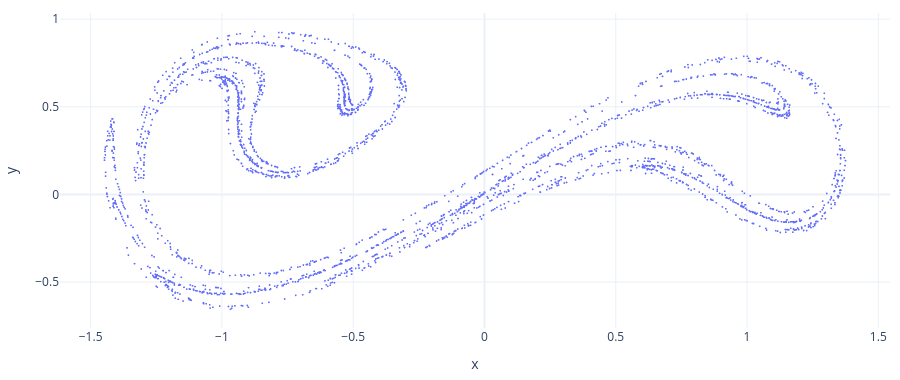
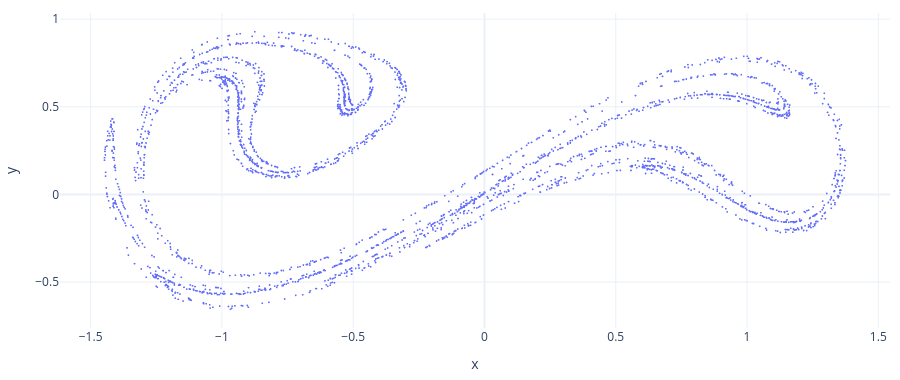

These figures' notebook cell, in order:
### Markdown cell above
**Stroboscopic (Poincaré) map**: sample once every forcing period 2π/om.

### Code cell
import numpy as np
om = ex.m.pars["om"]
T = 2 * np.pi / om
tr = ex.m.run(keep=False, total=3000 * T, dt=T / 200, nout=200, trans=50 * T)
show_figure(go.Figure(go.Scattergl(x=tr["x"], y=tr["y"], mode="markers", marker=dict(size=2))),
            xaxis_title="x", yaxis_title="y", height=380)

### Figure 1 — Plotly figure (JSON) as saved in the notebook; plotly's stock layout.template omitted (floating-point values rounded to 4 significant figures; data arrays with more than 128 entries replaced by an {"elided": "..."} marker saying what was removed)
{"data": [{"marker": {"size": 2}, "mode": "markers", "type": "scattergl", "x": {"elided": "2950 float values"}, "y": {"elided": "2950 float values"}}], "layout": {"height": 380, "margin": {"b": 40, "l": 50, "r": 10, "t": 10}, "paper_bgcolor": "white", "plot_bgcolor": "white", "xaxis": {"title": {"text": "x"}}, "yaxis": {"title": {"text": "y"}}}}

### Figure 2 — Plotly figure (JSON) as saved in the notebook; plotly's stock layout.template omitted (floating-point values rounded to 4 significant figures; data arrays with more than 128 entries replaced by an {"elided": "..."} marker saying what was removed)
{"data": [{"marker": {"size": 2}, "mode": "markers", "type": "scattergl", "x": {"elided": "2950 float values"}, "y": {"elided": "2950 float values"}}], "layout": {"height": 380, "margin": {"b": 40, "l": 50, "r": 10, "t": 10}, "paper_bgcolor": "white", "plot_bgcolor": "white", "xaxis": {"title": {"text": "x"}}, "yaxis": {"title": {"text": "y"}}}}
